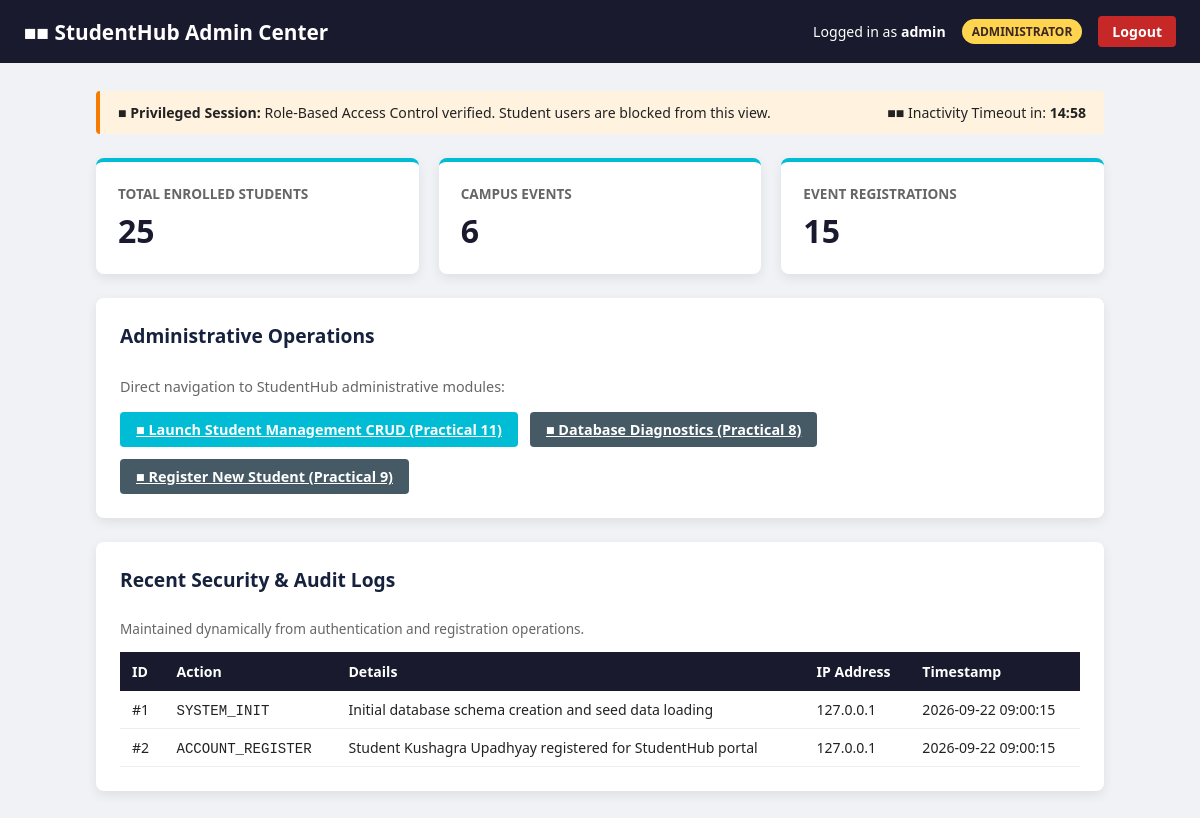
/Practical-10/dashboard_admin.php (signed in), run on the app's committed database.
### tables this page shows
CREATE TABLE `audit_logs` (
  `id` INT AUTO_INCREMENT PRIMARY KEY,
  `user_id` INT NULL DEFAULT NULL,
  `action` VARCHAR(100) NOT NULL,
  `details` TEXT NULL DEFAULT NULL,
  `ip_address` VARCHAR(45) NULL DEFAULT NULL,
  `created_at` TIMESTAMP DEFAULT CURRENT_TIMESTAMP,
  INDEX `idx_action` (`action`),
  CONSTRAINT `fk_audit_user` FOREIGN KEY (`user_id`)
    REFERENCES `users` (`id`) ON DELETE SET NULL ON UPDATE CASCADE
);

### Practical-10/dashboard_admin.php (the view, shortened to what this page needs)
<?php
$username = $_SESSION['username'];
$totalStudents = 0;
$totalEvents   = 0;
$totalRegs     = 0;
$recentLogs    = [];
try {
    $pdo = getDBConnection();
    $totalStudents = (int)$pdo->query("SELECT COUNT(*) FROM students")->fetchColumn();
    $totalEvents   = (int)$pdo->query("SELECT COUNT(*) FROM events")->fetchColumn();
    $totalRegs     = (int)$pdo->query("SELECT COUNT(*) FROM registrations")->fetchColumn();
    $stmtLogs = $pdo->query("SELECT * FROM audit_logs ORDER BY created_at DESC LIMIT 5");
    $recentLogs = $stmtLogs->fetchAll();
} catch (Exception $e) {
    error_log("[Dashboard Admin Error]: " . $e->getMessage());
}
?>
<!DOCTYPE html>
<html lang="en">
<head>
</head>
<body>
    <header>
        <a href="../Practical-02/StudentHub/index.html" class="brand">■■ StudentHub Admin Center</a>
        <div class="user-nav">
            <span>Logged in as <strong><?= htmlspecialchars($username) ?></strong></span>
            <span class="admin-badge">ADMINISTRATOR</span>
            <a href="logout.php" class="btn-logout">Logout</a>
        </div>
    </header>
    <div class="container">
        <div class="admin-banner">
            <span>■ <strong>Privileged Session:</strong> Role-Based Access Control verified. Student users are
blocked from this view.</span>
            <span>■■ Inactivity Timeout in: <strong id="adminTimer">15:00</strong></span>
        </div>
        <div class="stats-grid">
            <div class="stat-card">
                <div class="lbl">Total Enrolled Students</div>
                <div class="num"><?= htmlspecialchars((string)$totalStudents) ?></div>
            </div>
            <div class="stat-card">
                <div class="lbl">Campus Events</div>
                <div class="num"><?= htmlspecialchars((string)$totalEvents) ?></div>
            </div>
            <div class="stat-card">
                <div class="lbl">Event Registrations</div>
                <div class="num"><?= htmlspecialchars((string)$totalRegs) ?></div>
            </div>
        </div>
        <div class="card">
            <h2>Administrative Operations</h2>
            <p style="color:var(--color-muted); font-size:0.9rem; margin: 6px 0 16px;">
                Direct navigation to StudentHub administrative modules:
            </p>
            <div style="display:flex; gap:12px; flex-wrap:wrap;">
                <a href="../Practical-11/index.php" class="btn-action">
                    ■ Launch Student Management CRUD (Practical 11)
                </a>
                <a href="../Practical-08/test_connection.php" class="btn-action" style="background:#455a64;">
                    ■ Database Diagnostics (Practical 8)
                </a>
                <a href="../Practical-09/register.php" class="btn-action" style="background:#455a64;">
                    ■ Register New Student (Practical 9)
                </a>
            </div>
        </div>
        <div class="card">
            <h2>Recent Security & Audit Logs</h2>
            <p style="color:var(--color-muted); font-size:0.85rem; margin-top:4px;">
                Maintained dynamically from authentication and registration operations.
            </p>
            <table class="table-custom">
                <thead>
                    <tr>
                        <th>ID</th>
                        <th>Action</th>
                        <th>Details</th>
                        <th>IP Address</th>
                        <th>Timestamp</th>
                    </tr>
                </thead>
                <tbody>
                    <?php if (!empty($recentLogs)): ?>
                        <?php foreach ($recentLogs as $log): ?>
                        <tr>
                            <td>#<?= htmlspecialchars((string)$log['id']) ?></td>
                            <td><code><?= htmlspecialchars($log['action']) ?></code></td>
                            <td><?= htmlspecialchars($log['details'] ?? '-') ?></td>
                            <td><?= htmlspecialchars($log['ip_address'] ?? '127.0.0.1') ?></td>
                            <td><?= htmlspecialchars($log['created_at']) ?></td>
                        </tr>
                        <?php endforeach; ?>
                    <?php else: ?>
                        <tr><td colspan="5" style="text-align:center; padding:16px;">No audit logs recorded yet.</
td></tr>
                    <?php endif; ?>
                </tbody>
            </table>
        </div>
    </div>
</body>
</html>

### Practical-10/dashboard_admin.php (style rules this page uses)
:root { --color-primary: #1a1a2e; --color-primary-lt: #16213e; --color-accent: #00bcd4; --color-bg: #f0f2f5; --color-card: #ffffff; --color-text: #222222; --color-muted: #666666; --radius: 8px; --shadow: 0 4px 12px rgba(0,0,0,0.08); --font-sans: 'Segoe UI', Tahoma, Geneva, Verdana, sans-serif; }
* { box-sizing: border-box; }
body { font-family: var(--font-sans); background: var(--color-bg); color: var(--color-text); margin: 0; padding: 0; }
header { background: var(--color-primary); color: #fff; padding: 16px 24px; display: flex; justify-content: space-between; align-items: center; }
.brand { font-size: 1.3rem; font-weight: 700; color: #fff; text-decoration: none; }
.user-nav { display: flex; align-items: center; gap: 16px; font-size: 0.88rem; }
.admin-badge { background: #ffd54f; color: #3e2723; padding: 4px 10px; border-radius: 20px; font-weight: 700; font-size: 0.75rem; }
.btn-logout { background: #c62828; color: #fff; text-decoration: none; padding: 6px 14px; border-radius: 4px; font-weight: 600; }
.container { max-width: 1040px; margin: 28px auto; padding: 0 16px; }
.admin-banner { background: #fff3e0; border-left: 4px solid #f57c00; padding: 12px 18px; border-radius: 4px; margin-bottom: 24px; font-size: 0.88rem; display: flex; justify-content: space-between; align-items: center; }
.stats-grid { display: grid; grid-template-columns: repeat(auto-fit, minmax(220px, 1fr)); gap: 20px; margin-bottom: 24px; }
.stat-card { background: var(--color-card); border-radius: var(--radius); padding: 22px; box-shadow: var(--shadow); border-top: 4px solid var(--color-accent); }
.stat-card .num { font-size: 2rem; font-weight: 700; color: var(--color-primary); margin: 6px 0 0; }
.stat-card .lbl { font-size: 0.85rem; color: var(--color-muted); text-transform: uppercase; letter-spacing: 0. 5px; font-weight: 600; }
.card { background: var(--color-card); border-radius: var(--radius); padding: 24px; box-shadow: var(--shadow); margin-bottom: 24px; }
h2 { margin-top: 0; font-size: 1.2rem; color: var(--color-primary-lt); border-bottom: 2px solid var(--color- accent); padding-bottom: 6px; display: inline-block; }
.table-custom { width: 100%; border-collapse: collapse; margin-top: 14px; font-size: 0.88rem; }
.table-custom th { background: var(--color-primary); color: #fff; text-align: left; padding: 10px 12px; }
.table-custom td { padding: 9px 12px; border-bottom: 1px solid #eee; }
.btn-action { display: inline-block; padding: 8px 16px; background: var(--color-accent); color: #fff; text- decoration: none; border-radius: 4px; font-weight: 600; font-size: 0.9rem; }

### data on the page
audit_logs: id "1", action "SYSTEM_INIT", details "Initial database schema creation and seed data loading", ip_address "127.0.0.1", created_at "2026-09-22 09:00:15"
audit_logs: id "2", action "ACCOUNT_REGISTER", details "Student Kushagra Upadhyay registered for StudentHub portal", ip_address "127.0.0.1", created_at "2026-09-22 09:00:15"

### other printed values
$username "admin"
$totalStudents "25"
$totalEvents "6"
$totalRegs "15"
